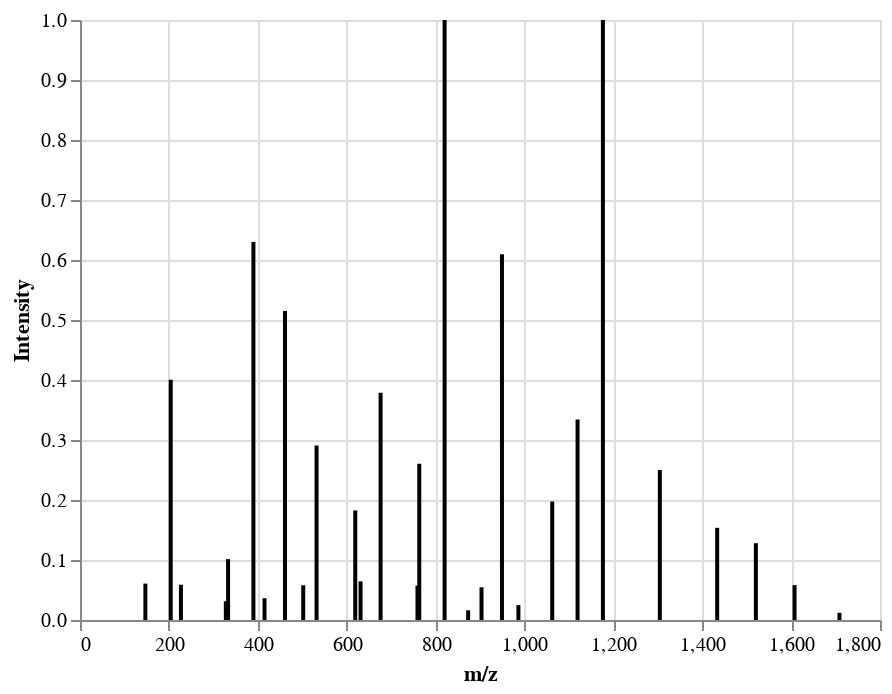

The notebook cell this image was saved under:
### Code cell


### Figure 1 — Vega-Lite specification as saved in the notebook (floating-point values rounded to 4 significant figures)
{"config": {"view": {"continuousWidth": 400, "continuousHeight": 300}}, "data": {"name": "data-a6c8aef58f7f3603e6007f24edc31813"}, "mark": {"type": "bar", "color": "black", "size": 2}, "encoding": {"x": {"bin": false, "field": "m/z", "type": "quantitative"}, "y": {"field": "Intensity", "type": "quantitative"}}, "$schema": "https://vega.github.io/schema/vega-lite/v4.17.0.json", "datasets": {"data-a6c8aef58f7f3603e6007f24edc31813": [{"m/z": 147.1, "Intensity": 0.06068}, {"m/z": 204.1, "Intensity": 0.4006}, {"m/z": 227.1, "Intensity": 0.05878}, {"m/z": 328.2, "Intensity": 0.03134}, {"m/z": 333.2, "Intensity": 0.1015}, {"m/z": 390.2, "Intensity": 0.6301}, {"m/z": 415.2, "Intensity": 0.03628}, {"m/z": 461.2, "Intensity": 0.5151}, {"m/z": 502.2, "Intensity": 0.05796}, {"m/z": 532.3, "Intensity": 0.291}, {"m/z": 619.3, "Intensity": 0.1826}, {"m/z": 631.3, "Intensity": 0.06433}, {"m/z": 676.3, "Intensity": 0.3788}, {"m/z": 759.3, "Intensity": 0.05735}, {"m/z": 763.4, "Intensity": 0.2603}, {"m/z": 820.4, "Intensity": 1.0}, {"m/z": 873.4, "Intensity": 0.01618}, {"m/z": 903.4, "Intensity": 0.05452}, {"m/z": 949.4, "Intensity": 0.6095}, {"m/z": 986.4, "Intensity": 0.0248}, {"m/z": 1063.0, "Intensity": 0.1974}, {"m/z": 1120.0, "Intensity": 0.3342}, {"m/z": 1177.0, "Intensity": 1.0}, {"m/z": 1305.0, "Intensity": 0.2499}, {"m/z": 1434.0, "Intensity": 0.1536}, {"m/z": 1521.0, "Intensity": 0.128}, {"m/z": 1608.0, "Intensity": 0.0582}, {"m/z": 1709.0, "Intensity": 0.01194}]}}
